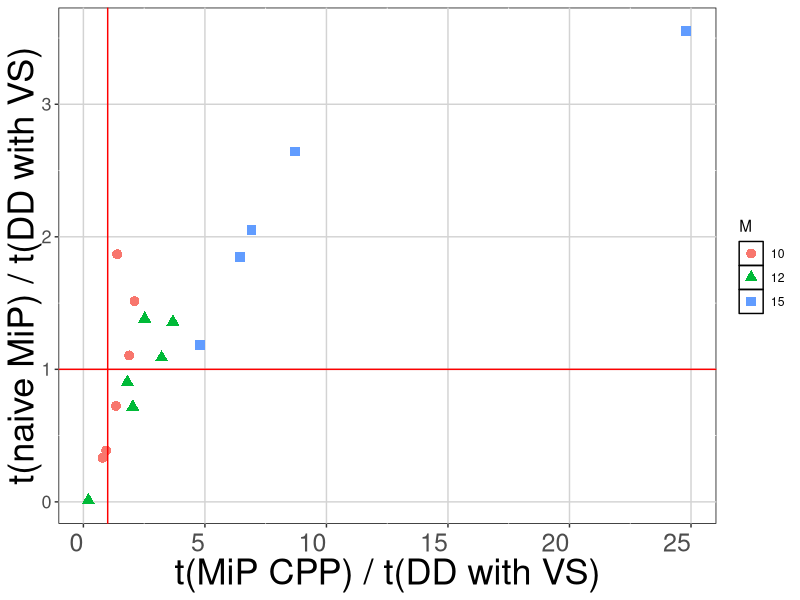
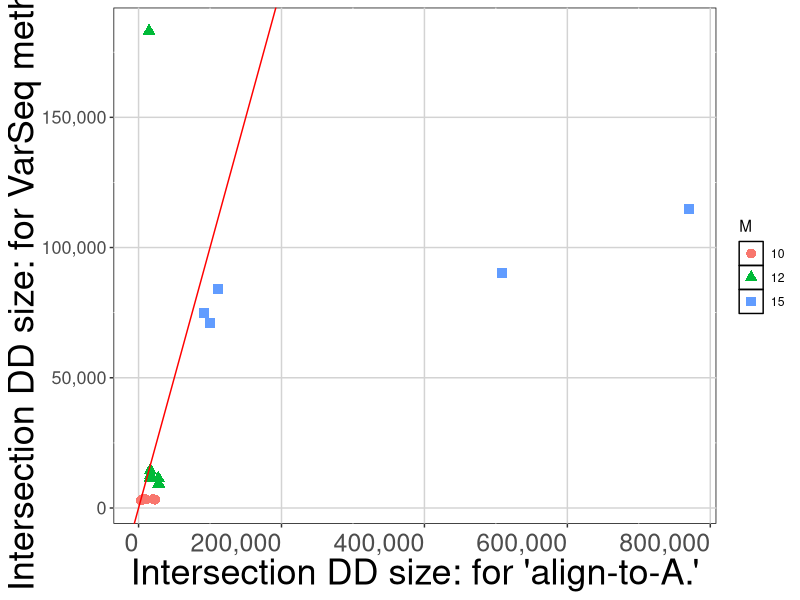
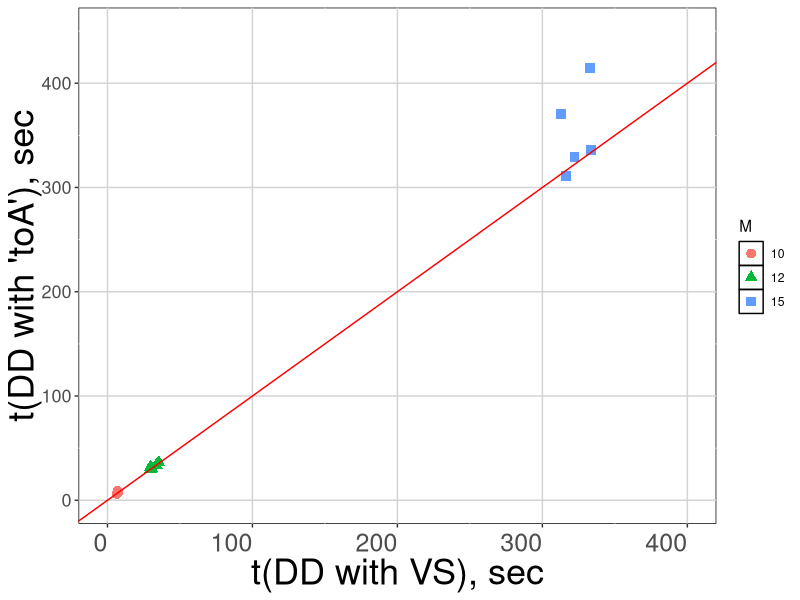
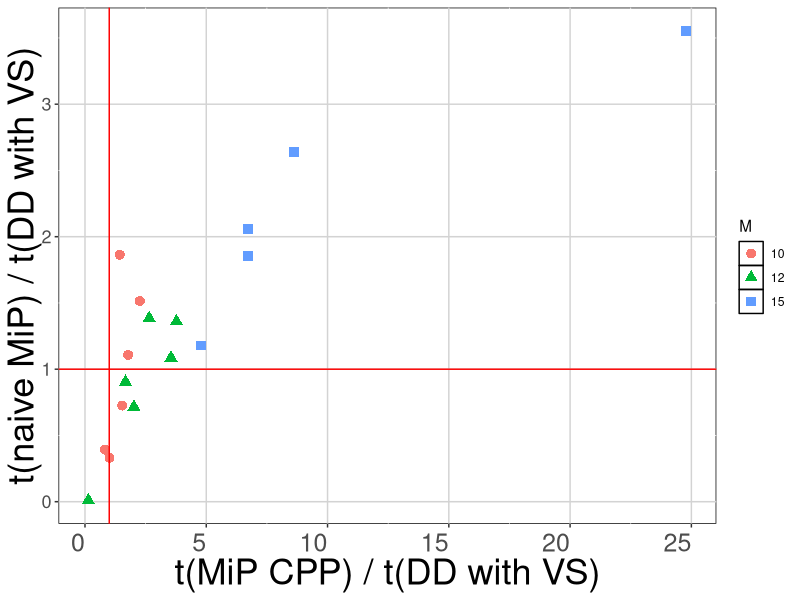
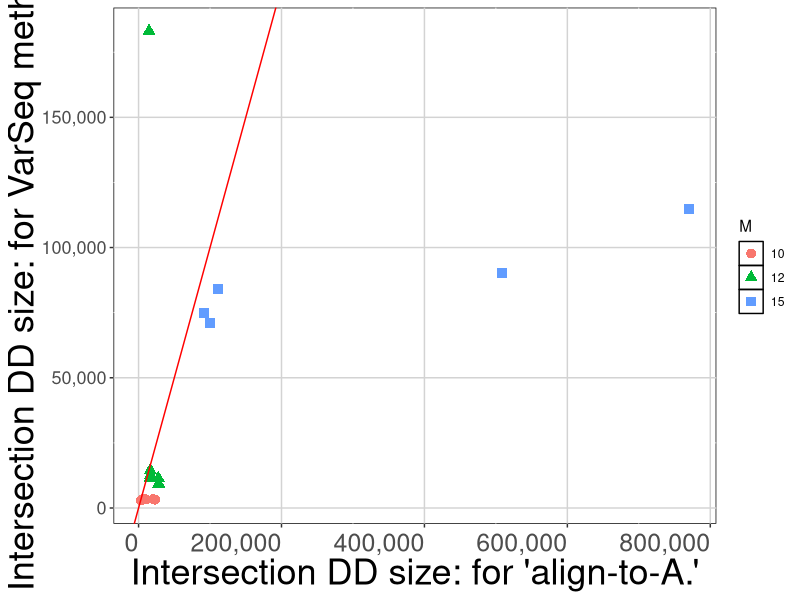
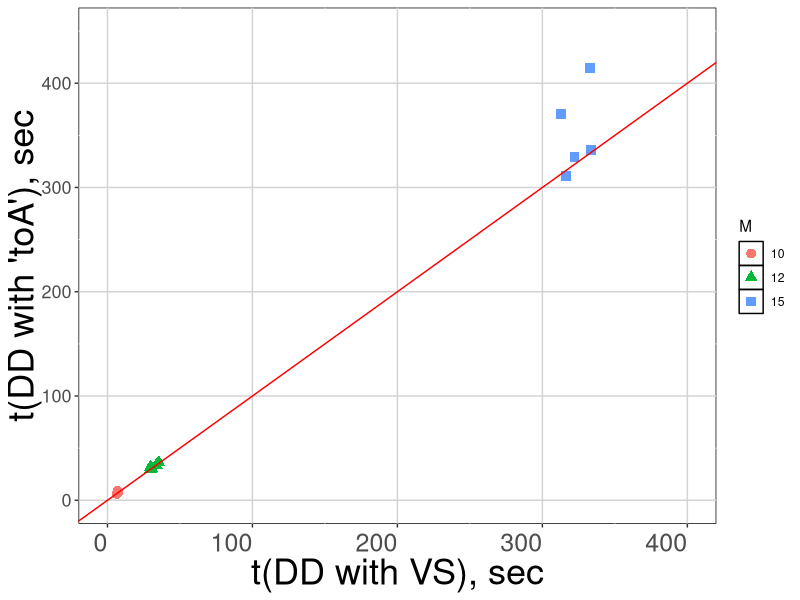

Write R code to recreate these figures, in order.
library(ggplot2)

df = read.csv("./run_logs/2022-07-07_DDvsMIP.csv", stringsAsFactors = FALSE)

ggplot(df) +
  geom_jitter(aes(y=tMIP / tDD_VS, x = tMIP_CPP / tDD_VS, color=as.factor(M), shape=as.factor(M)),
              width=0.2, size=3)+
  geom_abline(intercept = 1.0, slope = 0.0, color='red')+
  geom_vline(xintercept = 1.0, color='red')+
  theme(
    axis.text.x = element_text(vjust = 0.5, hjust = 1, size=18),
    axis.text.y = element_text(size=13),
    axis.title.x = element_text(size = 26),
    axis.title.y = element_text(size = 26, margin = margin(t=50)),
    panel.background = element_rect(fill = NA, color = "black"),
    panel.grid.major = element_line(size = 0.5, linetype = 'solid',
                                    color = "lightgrey"),
    strip.text.x = element_text(size = 22),
    strip.text.y = element_text(size=22),
    strip.background = element_blank()
  )+
  ylab("t(naive MiP) / t(DD with VS)")+
  xlab("t(MiP CPP) / t(DD with VS)")+
  guides(color=guide_legend("M"), shape=guide_legend("M"))

ggsave("figures/tMIP_tMIPCPP_tDD.png", width = 16, height = 10)

ggplot(df) +
  geom_jitter(aes(y=int_VS, x = int_VS_toA, color=as.factor(M), shape=as.factor(M)),
              width=0.2, size=3)+
  geom_abline(intercept = 0.0, slope = 1.0, color='red')+
  theme(
    axis.text.x = element_text(vjust = 0.5, hjust = 1, size=18),
    axis.text.y = element_text(size=13),
    axis.title.x = element_text(size = 26),
    axis.title.y = element_text(size = 26, margin = margin(t=50)),
    panel.background = element_rect(fill = NA, color = "black"),
    panel.grid.major = element_line(size = 0.5, linetype = 'solid',
                                    color = "lightgrey"),
    strip.text.x = element_text(size = 22),
    strip.text.y = element_text(size=22),
    strip.background = element_blank()
  )+
  ylab("Intersection DD size: for VarSeq method.")+
  xlab("Intersection DD size: for 'align-to-A.'")+
  scale_y_continuous(labels = scales::comma)+
  scale_x_continuous(labels = scales::comma)+
  guides(color=guide_legend("M"), shape=guide_legend("M"))

ggsave("figures/intDD_VS_vs_toA.png", width = 16, height = 10)


ggplot(df) +
  geom_point(aes(x=tDD_VS, y = tDD_toA, color=as.factor(M), shape=as.factor(M)),
              width=0.2, size=3)+
  geom_abline(intercept = 0.0, slope = 1.0, color='red')+
  xlim(c(0, 400))+
  ylim(c(0, 450))+
  theme(
    axis.text.x = element_text(vjust = 0.5, hjust = 1, size=18),
    axis.text.y = element_text(size=13),
    axis.title.x = element_text(size = 26),
    axis.title.y = element_text(size = 26, margin = margin(t=50)),
    panel.background = element_rect(fill = NA, color = "black"),
    panel.grid.major = element_line(size = 0.5, linetype = 'solid',
                                    color = "lightgrey"),
    strip.text.x = element_text(size = 22),
    strip.text.y = element_text(size=22),
    strip.background = element_blank()
  )+
  ylab("t(DD with 'toA'), sec")+
  xlab("t(DD with VS), sec")+
  guides(color=guide_legend("M"), shape=guide_legend("M"))

ggsave("figures/t_VS_vs_toA.png", width = 10, height = 10)
